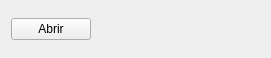
<?xml version="1.0" encoding="UTF-8"?>
<ui version="4.0">
 <class>Form</class>
 <widget class="QWidget" name="Form">
  <property name="geometry">
   <rect>
    <x>0</x>
    <y>0</y>
    <width>271</width>
    <height>58</height>
   </rect>
  </property>
  <property name="windowTitle">
   <string>Form</string>
  </property>
  <layout class="QGridLayout" name="gridLayout">
   <item row="0" column="1">
    <spacer name="horizontalSpacer">
     <property name="orientation">
      <enum>Qt::Horizontal</enum>
     </property>
     <property name="sizeHint" stdset="0">
      <size>
       <width>159</width>
       <height>20</height>
      </size>
     </property>
    </spacer>
   </item>
   <item row="0" column="0">
    <widget class="QPushButton" name="okBtn">
     <property name="text">
      <string>Abrir</string>
     </property>
    </widget>
   </item>
  </layout>
 </widget>
 <resources/>
 <connections/>
</ui>
